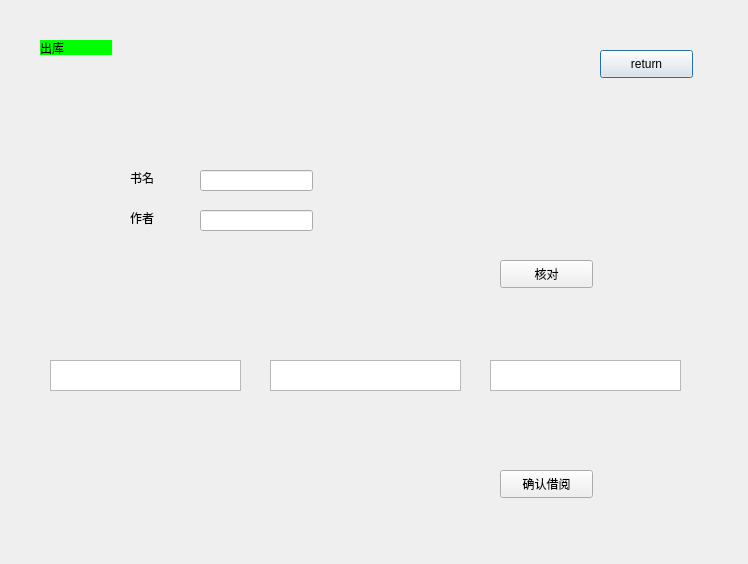
<?xml version="1.0" encoding="UTF-8"?>
<ui version="4.0">
 <class>Out</class>
 <widget class="QDialog" name="Out">
  <property name="geometry">
   <rect>
    <x>0</x>
    <y>0</y>
    <width>748</width>
    <height>564</height>
   </rect>
  </property>
  <property name="windowTitle">
   <string>Dialog</string>
  </property>
  <widget class="QPushButton" name="return_out">
   <property name="geometry">
    <rect>
     <x>600</x>
     <y>50</y>
     <width>93</width>
     <height>28</height>
    </rect>
   </property>
   <property name="text">
    <string>return</string>
   </property>
  </widget>
  <widget class="QLabel" name="label">
   <property name="geometry">
    <rect>
     <x>40</x>
     <y>40</y>
     <width>72</width>
     <height>15</height>
    </rect>
   </property>
   <property name="styleSheet">
    <string notr="true">background-color: rgb(0, 255, 0);</string>
   </property>
   <property name="text">
    <string>出库</string>
   </property>
  </widget>
  <widget class="QLabel" name="label_2">
   <property name="geometry">
    <rect>
     <x>130</x>
     <y>170</y>
     <width>72</width>
     <height>15</height>
    </rect>
   </property>
   <property name="text">
    <string>书名</string>
   </property>
  </widget>
  <widget class="QLabel" name="label_3">
   <property name="geometry">
    <rect>
     <x>130</x>
     <y>210</y>
     <width>72</width>
     <height>15</height>
    </rect>
   </property>
   <property name="text">
    <string>作者</string>
   </property>
  </widget>
  <widget class="QLineEdit" name="lineEdit_name">
   <property name="geometry">
    <rect>
     <x>200</x>
     <y>170</y>
     <width>113</width>
     <height>21</height>
    </rect>
   </property>
  </widget>
  <widget class="QLineEdit" name="lineEdit_writer">
   <property name="geometry">
    <rect>
     <x>200</x>
     <y>210</y>
     <width>113</width>
     <height>21</height>
    </rect>
   </property>
  </widget>
  <widget class="QPushButton" name="pushButton">
   <property name="geometry">
    <rect>
     <x>500</x>
     <y>260</y>
     <width>93</width>
     <height>28</height>
    </rect>
   </property>
   <property name="text">
    <string>核对</string>
   </property>
  </widget>
  <widget class="QTextBrowser" name="textBrowser_num">
   <property name="geometry">
    <rect>
     <x>50</x>
     <y>360</y>
     <width>191</width>
     <height>31</height>
    </rect>
   </property>
  </widget>
  <widget class="QTextBrowser" name="textBrowser_name">
   <property name="geometry">
    <rect>
     <x>270</x>
     <y>360</y>
     <width>191</width>
     <height>31</height>
    </rect>
   </property>
  </widget>
  <widget class="QTextBrowser" name="textBrowser_writer">
   <property name="geometry">
    <rect>
     <x>490</x>
     <y>360</y>
     <width>191</width>
     <height>31</height>
    </rect>
   </property>
  </widget>
  <widget class="QPushButton" name="pushButton_okborrow">
   <property name="geometry">
    <rect>
     <x>500</x>
     <y>470</y>
     <width>93</width>
     <height>28</height>
    </rect>
   </property>
   <property name="text">
    <string>确认借阅</string>
   </property>
  </widget>
 </widget>
 <resources/>
 <connections/>
</ui>
